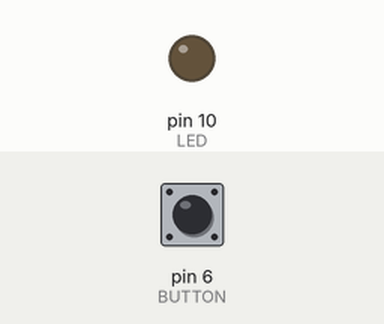
This sketch was run on a simulated Arduino Uno, built with avr-gcc and run on an emulated ATmega328P. On the bench: output pins drawn as LEDs (lit = HIGH). The inputs (shaded band) are chosen by the test bench; at power-on: pin 6 (BUTTON) HIGH.

Above: at 1.2 s.
1.3 s: pin 6 (BUTTON) pulled LOW for 0.15 s
At 1.37 s:
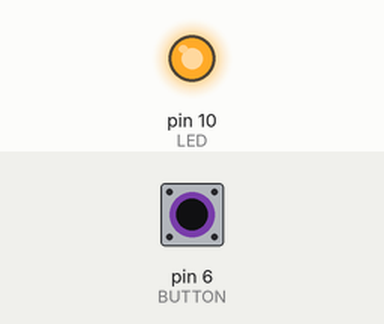
2.9 s: pin 6 (BUTTON) pulled LOW for 3.2 s
At 7.2 s:
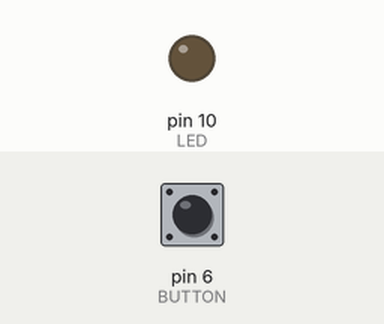
Timing chart, 0 to 8.7 s (numbered marks = the images above; inputs shaded):
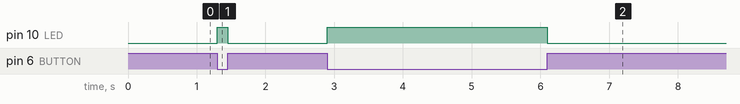

The sketch:

4toctoc.ino
```cpp
int LED = 10;
int BUTTON = 6;
bool state = false;

void setup(){

    pinMode(LED, OUTPUT);
    pinMode(BUTTON, INPUT);

}
void loop(){

    state = digitalRead (BUTTON);

    if (state == false)
    {
        digitalWrite(LED, HIGH);
    }

    else
    {
        digitalWrite(LED, LOW);
    }


}
```

Measured:
- after the input at 1.3 s, pin 10 (LED): LOW → HIGH at once, → LOW 0.15 s later
- after the input at 2.9 s, pin 10 (LED): LOW → HIGH at once, → LOW 3.2 s later
